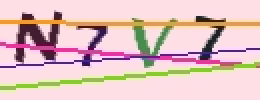
#> input picture 运营商test/sc2.jpg, 130 x 50 px (shown 2 times larger)
$ python test2.py
#> lines starting #> are read from the running program, lines starting #| are printed output that depends on the picture; after the words box and inside, x2 and y2 are one past the last pixel; in counts of white or black regions, pixels touching at a corner belong together
# -*- coding: utf-8 -*-
import numpy as np
from matplotlib import pyplot as plt
from PIL import Image,ImageEnhance,ImageFilter

img_name = 'sc2.jpg'

im = Image.open(img_name)
#> im is the input picture: PIL image 130x50 RGB; mean R, G, B 225.5, 194.5, 193.2

enhancer = ImageEnhance.Contrast(im)
im = enhancer.enhance(2)
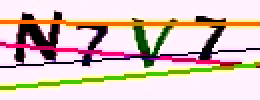
#> im: PIL image 130x50 RGB (shown 2 times larger); mean R, G, B 217.6, 197.3, 190.6
im = im.convert('1')
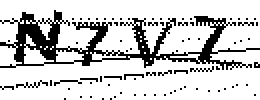
#> im: PIL image 130x50 1 (shown 2 times larger); 80% white; black in thin lines or dots
data = im.getdata()
w,h = im.size
#> w = 130; h = 50
#im.show()
black_point = 0
for x in xrange(1,w-1):
    for y in xrange(1,h-1):
        mid_pixel = data[w*y+x]
        if mid_pixel == 0:
            top_pixel = data[w*(y-1)+x]
            left_pixel = data[w*y+(x-1)]
            down_pixel = data[w*(y+1)+x]
            right_pixel = data[w*y+(x+1)]


            if top_pixel == 0:
                black_point += 1
            if left_pixel == 0:
                black_point += 1
            if down_pixel == 0:
                black_point += 1
            if right_pixel == 0:
                black_point += 1
            if black_point >= 3:
                im.putpixel((x,y),0)
            #print black_point
            black_point = 0
im.save("sc2new.jpg")

$ run again, with 运营商test/sc1.jpg copied over 运营商test/sc2.jpg
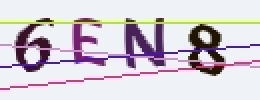
#> input picture 运营商test/sc1.jpg, 130 x 50 px (shown 2 times larger)
#> im is the input picture: PIL image 130x50 RGB; mean R, G, B 211.2, 203.6, 213
#> `im = enhancer.enhance(2)`:
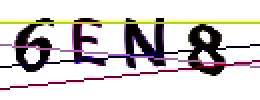
#> im: PIL image 130x50 RGB (shown 2 times larger); mean R, G, B 210, 204.2, 204.6
#> `im = im.convert('1')`:
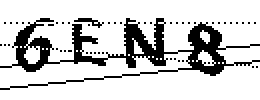
#> im: PIL image 130x50 1 (shown 2 times larger); 80.6% white; 48 black regions (46 under 20 px), largest, box (x1, y1, x2, y2) and area: (0, 9, 130, 45) 1182, (37, 9, 52, 14) 28
